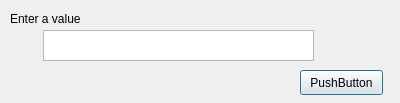
<?xml version="1.0" encoding="UTF-8"?>
<ui version="4.0">
 <class>UserInputDialog</class>
 <widget class="QDialog" name="UserInputDialog">
  <property name="geometry">
   <rect>
    <x>0</x>
    <y>0</y>
    <width>400</width>
    <height>103</height>
   </rect>
  </property>
  <property name="windowTitle">
   <string>Dialog</string>
  </property>
  <widget class="QLabel" name="label">
   <property name="geometry">
    <rect>
     <x>10</x>
     <y>10</y>
     <width>301</width>
     <height>17</height>
    </rect>
   </property>
   <property name="text">
    <string>Enter a value </string>
   </property>
  </widget>
  <widget class="QTextEdit" name="EnterValue">
   <property name="geometry">
    <rect>
     <x>43</x>
     <y>30</y>
     <width>271</width>
     <height>31</height>
    </rect>
   </property>
  </widget>
  <widget class="QPushButton" name="pushButton">
   <property name="geometry">
    <rect>
     <x>300</x>
     <y>70</y>
     <width>83</width>
     <height>25</height>
    </rect>
   </property>
   <property name="text">
    <string>PushButton</string>
   </property>
  </widget>
 </widget>
 <resources/>
 <connections/>
</ui>
